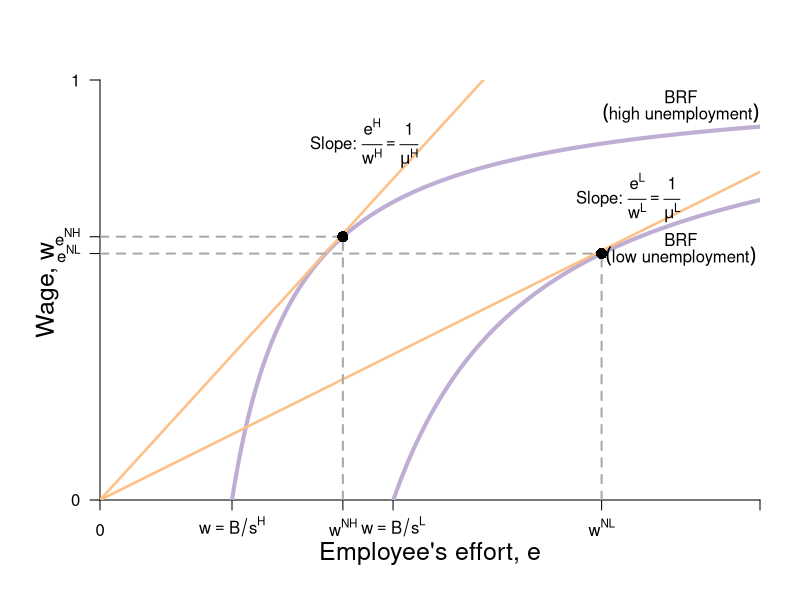

Generate this figure with R:
require(shape)
pdf(file = "employment/employment_brf_unemployment.pdf", width = 9, height = 7)

#Set parameters for graphics
axislabelsize <- 1.5
labelsize <- 1.1
graphlinewidth <- 2.5
segmentlinewidth <- 2

#The equation is below when v = 0. See Wolfram Alpha output. 
isov <- function(w, delta = 5) {
}

isovhigh1 <- function(w, delta = 5, v = 5){
  (sqrt(w^2 - 4 * delta * v) - w + 2*v)/( 2 * v )
}

isovlow1 <- function(w, delta = 5, v = 5){
  (-sqrt(w^2 - 4 * delta * v) - w + 2*v)/( 2 * v )
}

isovhigh2 <- function(w, delta = 5, v = 15){
  (sqrt(w^2 - 4 * delta * v) - w + 2*v)/( 2 * v )
}

isovlow2 <- function(w, delta = 5, v = 15){
  (-sqrt(w^2 - 4 * delta * v) - w + 2*v)/( 2 * v )
}

isovhigh3 <- function(w, delta = 5, v = 20){
  (sqrt(w^2 - 4 * delta * v) - w + 2*v)/( 2 * v )
}

isovlow3 <- function(w, delta = 5, v = 20){
  (-sqrt(w^2 - 4 * delta * v) - w + 2*v)/( 2 * v )
}

brfFn <- function(w, s = 0.1, B = 1, alpha = 0.5) {
  1 - (alpha / (w*s - B + alpha))
}

#This is evaluated for p = 12; q = 12/(8*sqrt(12^2 - 4*delta1*v1)) - 1/8 for the slope
#At p = 12; q = (-sqrt(12^2 - 4*v1*delta1) - 12 + 2*v1)/(2*v1) = 0.799
tangencyLine <- function(w){
  (w*(0.05))
}

solowCondition <- function(w, delta = 5){
  (w*(1/(8*delta)))
}

# solowCondition <- function(w, s = 0.1, B = 1, alpha = 0.5){
#   w * s*(0.5)*(alpha^0.5)*(1/(w*s - B + alpha))^(-0.5)
# }

COL <- c("#7fc97f", "#beaed4", "#fdc086", "#ffff99", "#386cb0", "#f0027f", "#bf5b17", "#666666")
COLA <- c("#99d8c9","#66c2a4","#41ae76", "#238b45", "#005824")
COLB <- c("#4eb3d3", "#2b8cbe", "#0868ac","#084081")

par(mar =  c(5, 5, 4, 2))
xlims <- c(0, 50)
ylims <- c(0, 1)

plot(0, 0, xlim = xlims, ylim = ylims, type = "n",
     xlab = expression(paste("")),
     ylab = expression(paste("")), 
     xaxt = "n", 
     yaxt = "n", 
     cex.lab = axislabelsize, 
     bty = "n",
     xaxs="i", 
     yaxs="i")


npts <- 500 
npts2 <- 501
#Customize ticks and labels for the plot
ticksy <- c(0, brfFn(w = 18.4), brfFn(w = 38, s = 0.045), 1)
ylabels <- c(0, expression(paste(e^{NH})), expression(paste(e^{NL})), 1)
ticksx <- c(0, 10, 18.4, 22.2, 38, 50)
xlabels <- c(0, expression(paste(w == B/s^{H})), expression(paste(w^{NH})), expression(paste(w == B/s^{L})),expression(paste(w^{NL})), NA)

axis(1, at = ticksx, pos = 0, labels = xlabels)
axis(2, at = ticksy, pos = 0, labels = ylabels, las = 1)

mtext(expression(paste("Employee's effort, ", e)), side=1, line = 2.5, cex = axislabelsize)
text(-4, 0.5*ylims[2], expression(paste("Wage, ", w)), xpd = TRUE, cex = axislabelsize, srt = 90) 


#Specify the sequences of points for graphing. 
xx0 <- seq(5, xlims[2], length.out = npts)
xx1 <- seq(10, xlims[2], length.out = npts)
xx2 <- seq(5, 15, length.out = npts)
xx3 <- seq(10, xlims[2], length.out = npts2)
xx4 <- seq(xlims[1], 10, length.out = npts2)

#For below, I solved sqrt(p^2 - 200) - p + 200/p = 0, getting p = 10*sqrt(2) = 14.14214
xx5 <- seq( 18.43909, xlims[2], length.out = npts2)
xx6 <- seq( 18.43909, 25, length.out = npts2)
xx7 <- seq(20, xlims[2], length.out = npts2)
xx8 <- seq(xlims[1], 25, length.out = npts2)
xx10 <- seq(xlims[1], xlims[2], length.out = npts2)

#Draw the lines for the graphs
#lines(xx0, isov(xx0, delta = 5), col = COL[3], lwd = graphlinewidth)
lines(xx1, brfFn(xx1), col = "#beaed4", lwd = 4)
lines(xx7, brfFn(xx7, s = 0.045), col = "#beaed4", lwd = 4)
lines(xx10, solowCondition(xx10, delta = 3.63), col = COL[3], lwd = graphlinewidth)
lines(xx10, solowCondition(xx10, delta = 8), col = COL[3], lwd = graphlinewidth)


#Annotation of the three graphs and the NE
text(20, 0.85, expression(paste("Slope: ", frac(e^H, w^H) == frac(1, mu^H))))
text(40, 0.72, expression(paste("Slope: ", frac(e^{L}, w^{L}) == frac(1, mu^{L}))))

#text(35, 0.62, expression(paste("BRF: q = ", 1 - frac(2*delta, p))))
#text(3.9, 0.05, expression(paste(v[0],  " = z")))
#text(9.5, 0.05, expression(paste(v[1])))
# text(22, 0.05, expression(paste(v[1])))
# text(24.8, 0.05, expression(paste(v[2])))
# text(35, 0.66, expression(paste("Employee's ICC, or")))
text(44, 0.62, expression(paste("BRF")))
text(44, 0.58, expression(paste(("low unemployment"))))

text(44, 0.96, expression(paste("BRF")))
text(44, 0.92, expression(paste(("high unemployment"))))

# text(36, 0.94, expression(paste("Employee's PC")))
# text(36, 0.9, expression(paste(v == z)))


#Lines for the coordinates of the Nash equilbrium
#segments(5, 0, 5, 1, lty = 2, col = "darkgray", lwd = 3)
#segments(10, 0, 10, 0.2, lty = 2, col = "darkgray", lwd = 2)
#segments(20, 0, 20, 0.75, lty = 2, col = "darkgray", lwd = 2)
segments(0, brfFn(w = 38, s = 0.045), 38, brfFn(w = 38, s = 0.045), lty = 2, col = "darkgray", lwd = 2)
segments(38, 0, 38, brfFn(w = 38, s = 0.045), lty = 2, col = "darkgray", lwd = 2)
#segments(14.14214, 0.15, 14.14214, 0.45, lty = 2, col = "darkgray", lwd = 3)
# text(19.5, 0.52, expression(n))
# text(24.5, 0.48, expression(paste("Incomplete Contract")))
# text(24.5, 0.43, expression(paste("Nash equilibrium")))

#Arrows and rent label
# Arrows(15, 0.8, 19.3, 0.8,  col = "black", lty = 1, lwd = 2, arr.type = "triangle")
# Arrows(15, 0.8, 10.8, 0.8,  col = "black", lty = 1, lwd = 2, arr.type = "triangle")
# text(14.8, 0.95, expression(paste("Rent at")))
# text(14.8, 0.9, expression(paste("Incomplete Contract")))
# text(14.8, 0.85, expression(paste("Nash Equilibrium")))

#Arrows and slope of iso-v label
# Arrows(29, 0.15, 24, 0.15,  col = "black", lty = 1, lwd = 2, arr.type = "triangle")
# text(32, 0.2, expression(paste("Slope of iso-v")))
# text(32.3, 0.15, expression(paste(" = -mrs ")))
# text(32, 0.08, expression(paste(" = " -frac(v[w], v[e]))))

points(38, brfFn(w = 38, s = 0.045), pch = 16, col = "black", cex = 1.5)

#Add a point for the NE
#points(20, 0.5, pch = 16, col = "black", cex = 1.5)

segments(18.4, 0, 18.4, brfFn(w = 18.4), lty = 2, col = "darkgray", lwd = 2)
segments(0, brfFn(w = 18.4), 18.4, brfFn(w = 18.4), lty = 2, col = "darkgray", lwd = 2)
points(18.4, brfFn(w = 18.4), pch = 16, col = "black", cex = 1.5)

# points(22, isovhigh3(22, v = 20, delta = 5), pch = 16, col = "black", cex = 1.5)
# text(22 + 0.5, isovhigh3(22, v = 20, delta = 5) - 0.02, expression(f))
# points(22, isovlow3(22, v = 20, delta = 5), pch = 16, col = "black", cex = 1.5)
# text(22 + 0.5, isovlow3(22, v = 20, delta = 5) + 0.02, expression(b))

#Add a point for f. referred to in the text
#points(12, 0.82, pch = 16, col = "black", cex = 1.2)
#text(12, 0.85, expression(paste("NE")))

#Arrow to Pareto-improving Lens
#Arrows(20, 0.8, 23.8, 0.68, col = "black", lty = 1, lwd = 3)
#text(20, 0.82, expression(paste("Pareto-Improving Lens")))

dev.off()
